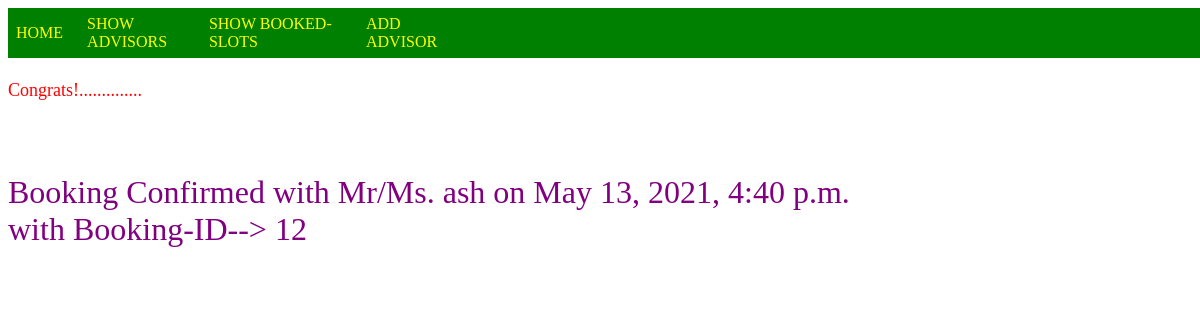
/user/userid/advisor/12/, run on the app's committed database.
### bookadvisor/models.py (models this page shows, shortened)
class Advisor(AbstractBaseUser):
    id = models.IntegerField(verbose_name='Advisor-ID',
                                  serialize=False,
                                  auto_created=True,primary_key=True
                                  )
    first_name = models.CharField(verbose_name='AdvName',max_length=20,unique=True,blank=True)
    profilepic = models.ImageField('Add Profilepic',null=False,blank=False,upload_to='images/')
    bid = models.IntegerField(blank=True,null=True)
    bookingtime = models.DateTimeField(auto_now=False, auto_now_add=False,blank=True,null=True)
    is_staff = models.BooleanField(default=False),
    is_active=models.BooleanField(default=False),
    is_admin=models.BooleanField(default=False),
    is_superuser=models.BooleanField(default=False),
    is_admin=models.BooleanField(default=False)
    USERNAME_FIELD = 'first_name'
    REQUIRED_FIELD = []
    objects=AdvisorManager()
    def is_superuser(self):
       return self.is_admin

### bookadvisor/views.py (the view)
# urls.py: path('user/userid/advisor/<int:id>/',views.booking,name='booking'),
def booking(request,id):
    context={}
    advisor=Advisor.objects.get(id=id)
    if (advisor.bid==None):
        advisor.bid=advisor.id
        advisor.bookingtime=datetime.datetime.now()
        advisor.save()
        context['info']=advisor
        return render(request,'bookingdone.html',context)
    else:
        return HttpResponse("<br><br><h2>Advisor Booked already Try later...</h2>")

### templates/bookingdone.html (shortened to what this page needs)
<!DOCTYPE html>
<html lang="en" dir="ltr">
  <head>
  </head>
  <div class="main">
    <nav>
    &nbsp;&nbsp;  <a href="/">Home</a>&nbsp;&nbsp;&nbsp;&nbsp;&nbsp;&nbsp;<a href="/user/userid/advisor/">Show Advisors</a>&nbsp;&nbsp;&nbsp;
    <a href="/user/userid/advisor/booking/">Show Booked-Slots</a>&nbsp;&nbsp;&nbsp;
      <a href="/admin/advisor/" >Add Advisor</a></nav></div>
  <body><br><br><br><br>
  <marquee><font color="red" size="4">  Congrats!..............</font></marquee><br><br>
  <font color="purple" size="6">  <br>Booking Confirmed with Mr/Ms. {{info.first_name}} on {{info.bookingtime}}<br> with Booking-ID--> {{info.bid}}</font>
  </body>
</html>

### templates/bookingdone.html (style rules this page uses)
.main { width: 100%; height: 50px; display: flex; justify-content: space-between; background-color:green; position:fixed; float:right; }
.main nav { width:450px; display:flex; justify-content:space-between; align-items:center; }
.main nav a { text-decoration:none; color:yellow; text-transform:uppercase; float:left; }

### data on the page
Advisor: first_name "ash", bookingtime "May 13, 2021, 4:40 p.m.", bid "12"
